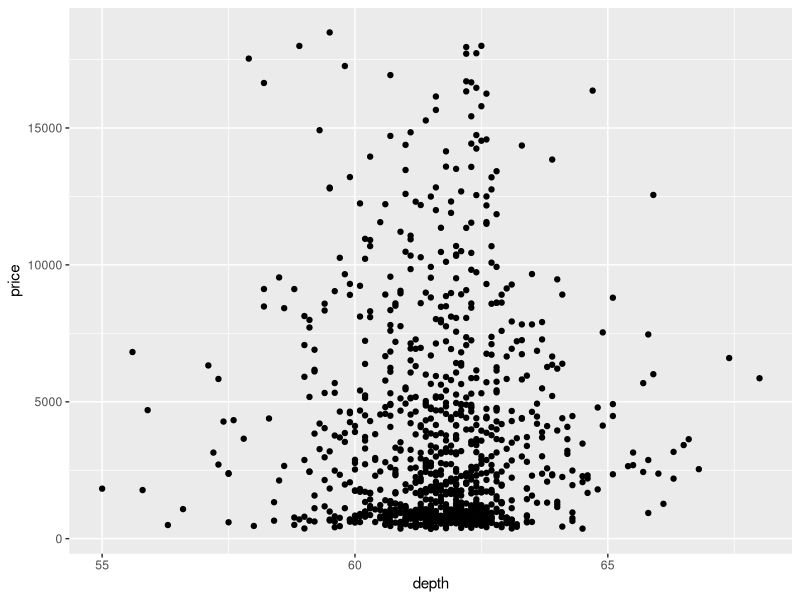
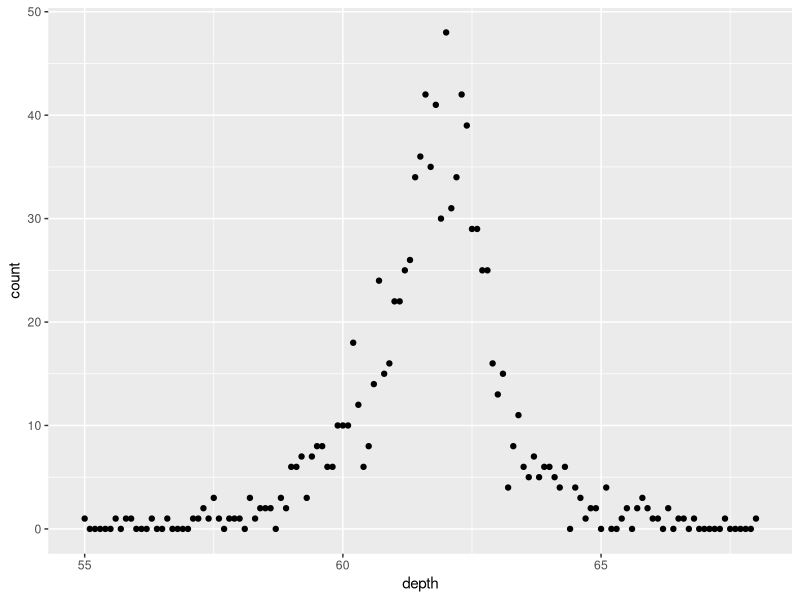
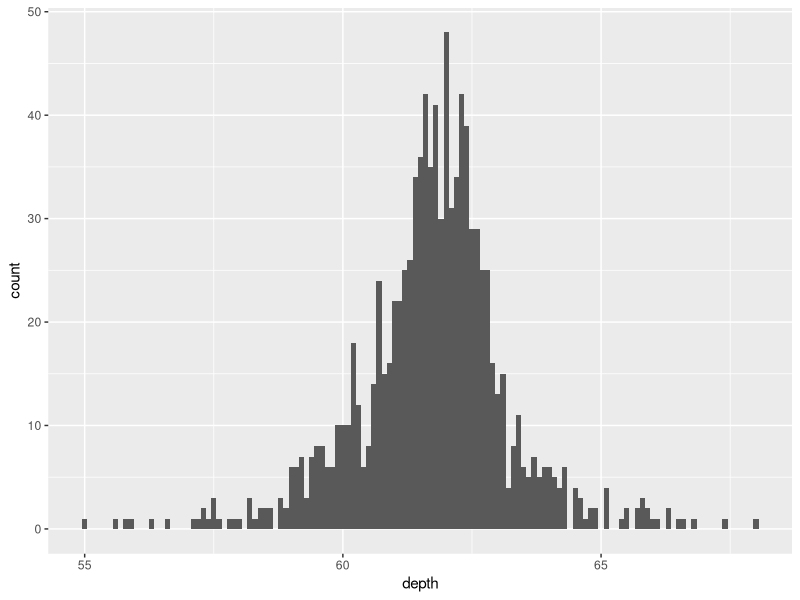
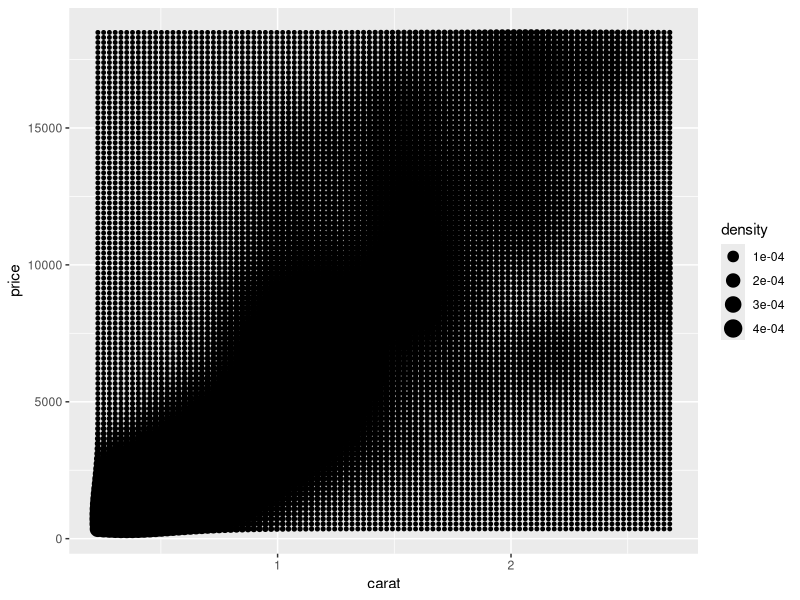
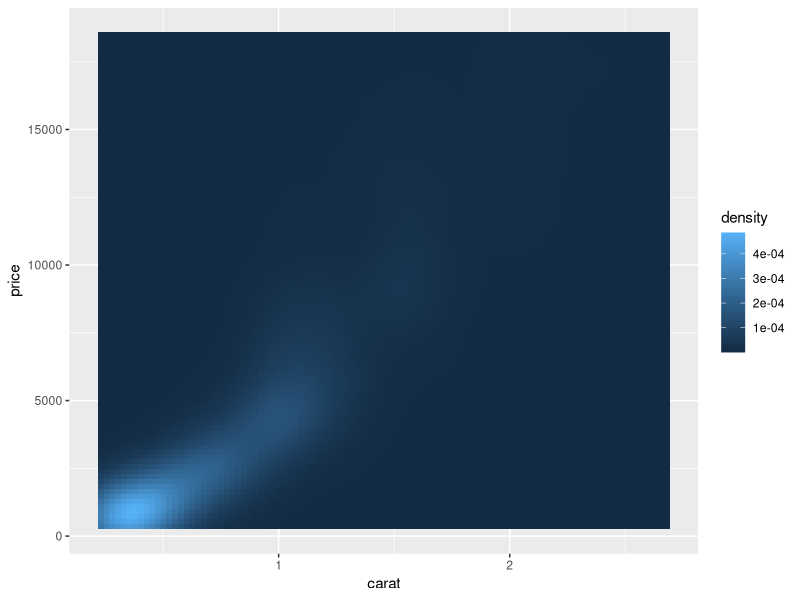
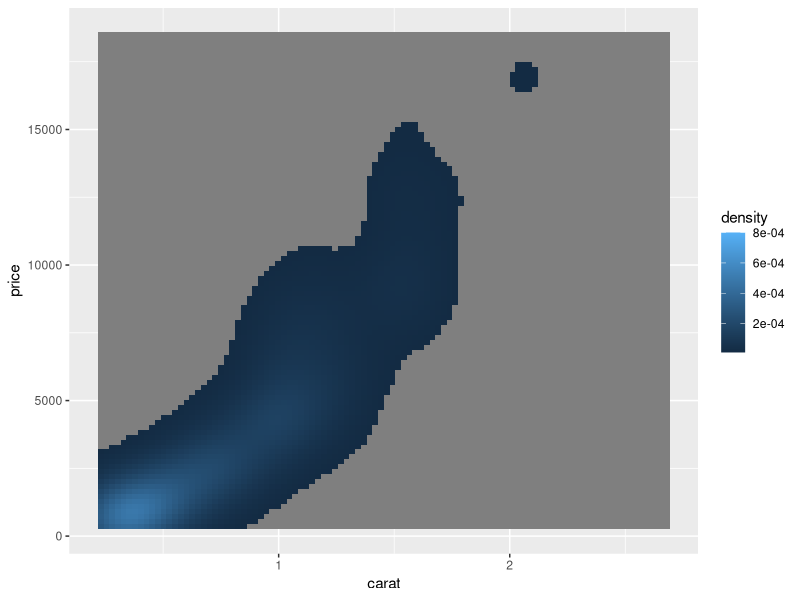
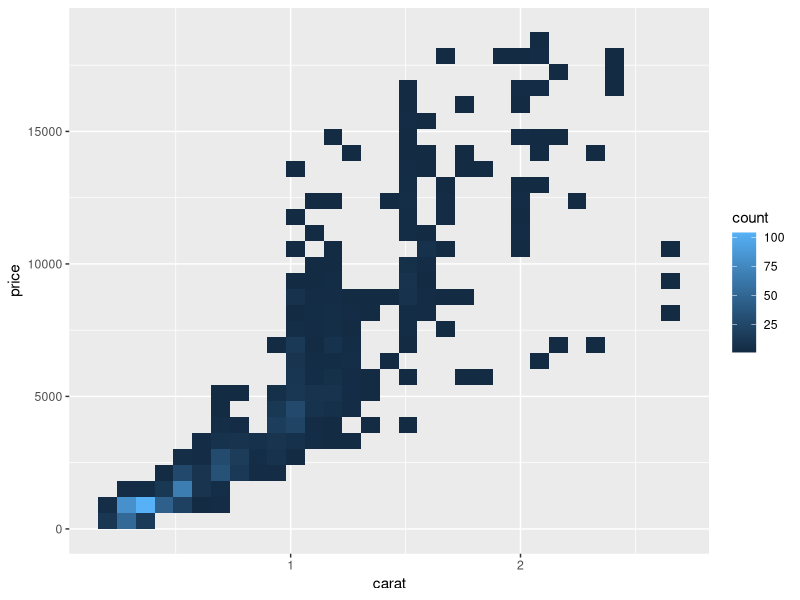
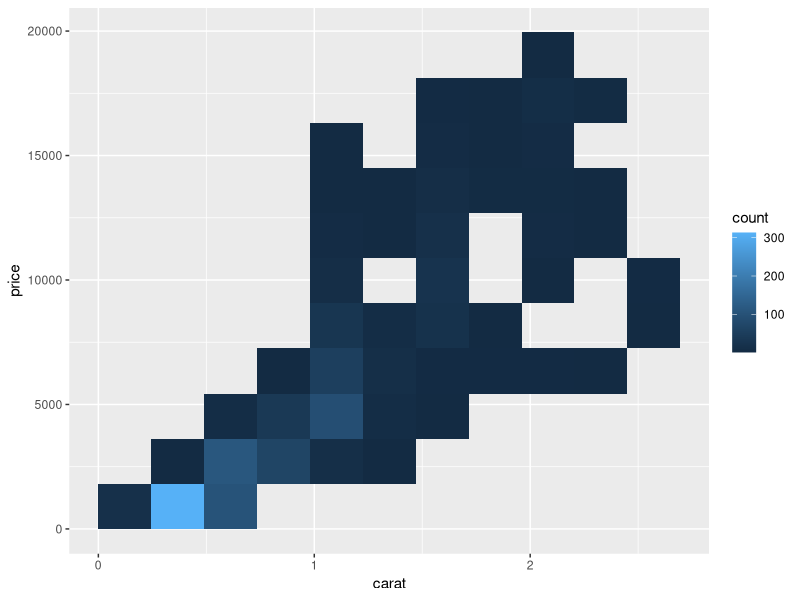

Recreate these plots in R, in order.
## ---- chunk 1
require(ggplot2)
head(diamonds)
diamonds_sample <-diamonds[sample(nrow(diamonds), 1000), ]
## ---- chunk 2
p <- ggplot(diamonds_sample, aes(x = depth)) 
## ---- chunk 3
p <- p + geom_histogram(aes(y=..density..), binwidth = 0.1) 
## ---- chunk 4
summary(p)
## ---- chunk 5
p <- ggplot(diamonds_sample, aes(x = depth , y = price))
p <- p + geom_point()
p
summary(p)
## ---- chunk 6
p <- ggplot(diamonds_sample, aes(x = depth))
p <- p + geom_point(stat = "bin", binwidth = .1)
p
## ---- chunk 7
p <- ggplot(diamonds_sample, aes(x = depth))
p <- p + geom_bar(stat = "bin", binwidth = .1)
p
## ---- chunk 8
d <- ggplot(diamonds_sample, aes(carat, price))
d <- d + geom_point() + geom_density2d()
summary(d)

d <- ggplot(diamonds_sample, aes(carat, price))
d + stat_density2d(geom = "point", aes(size= ..density..), contour = F)
d + stat_density2d(geom = "tile", aes(fill= ..density..), contour = F)
last_plot() + scale_fill_gradient(limits = c(1e-5, 8e-4))

d <- ggplot(diamonds_sample, aes(carat, price))
d + stat_bin2d()
d + stat_bin2d(bins =10)
d + stat_bin2d(binwidth =c(.02, 200))
library(hexbin)
d + stat_binhex(bins = 10) + geom_density2d()

